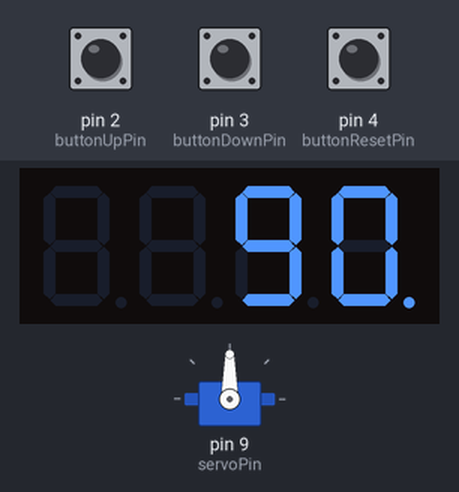
Bench run of a sketch on a simulated Arduino Uno, built with avr-gcc and run on an emulated ATmega328P. Parts: servo, 4-digit seven-segment display. The test bench sets the inputs (shaded band); at power-on: pin 2 (buttonUpPin) HIGH, pin 3 (buttonDownPin) HIGH, pin 4 (buttonResetPin) HIGH.

Above: at 1.2 s.
1.3 s: pin 2 (buttonUpPin) pulled LOW for 1 s
At 3.5 s:
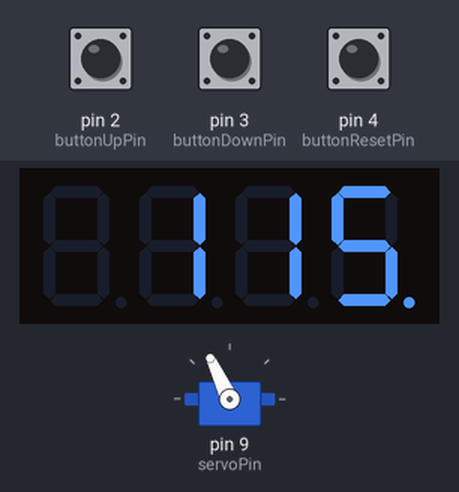
3.8 s: pin 3 (buttonDownPin) pulled LOW for 3.2 s
At 7.3 s:
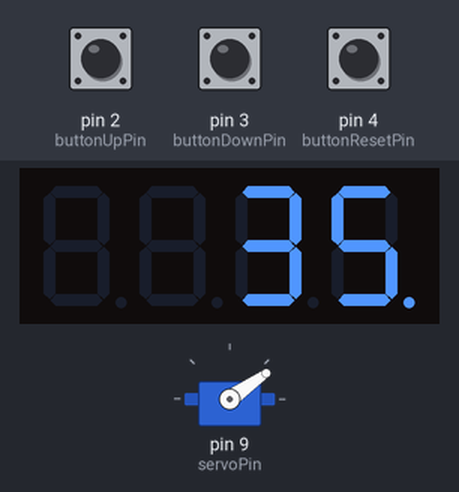
8.5 s: pin 3 (buttonDownPin) pulled LOW for 1 s
At 10.2 s:
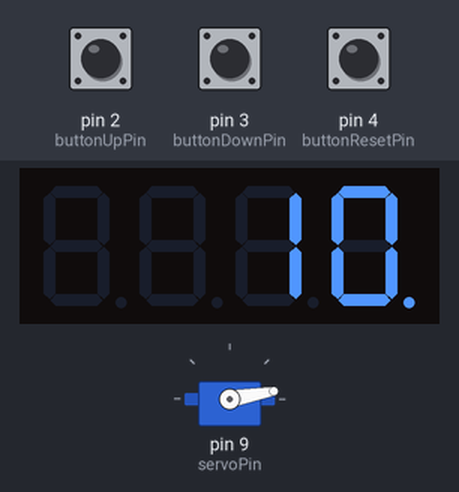
11.0 s: pin 4 (buttonResetPin) pulled LOW for 0.15 s
At 11.1 s:
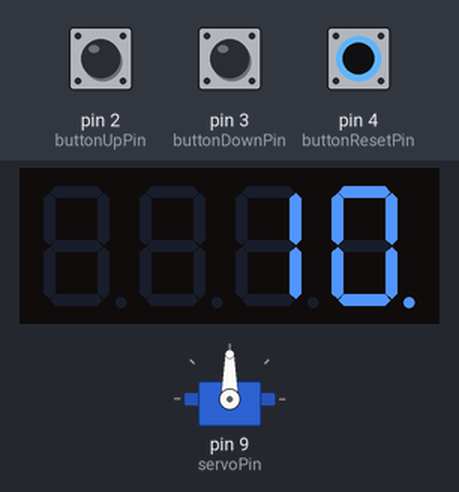
12.7 s: pin 2 (buttonUpPin) pulled LOW for 3.2 s
At 16.5 s:
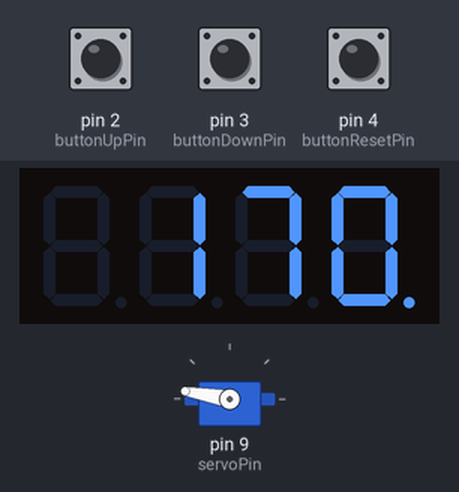
17.4 s: pin 2 (buttonUpPin) pulled LOW for 1 s
At 18.8 s:
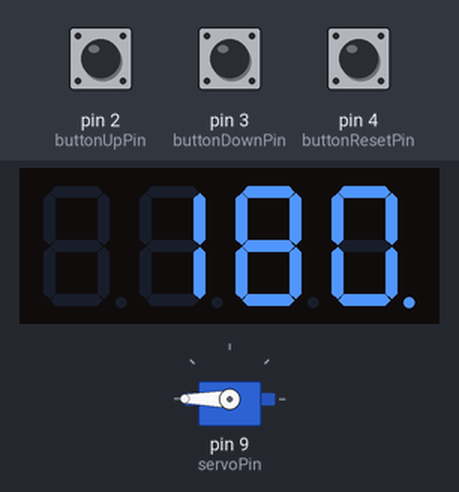
Timing chart, 0 to 20.4 s (numbered marks = the images above; inputs shaded):
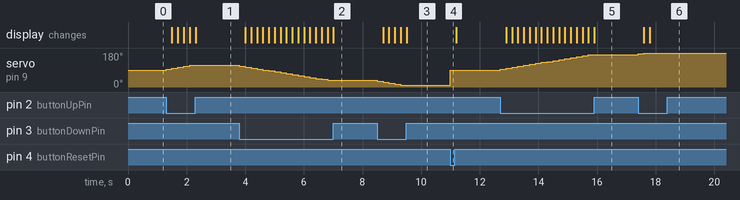

The sketch:

Servo.ino
```cpp
#include <Servo.h>      // Knihovna pro ovládání servomotoru
#include <SevSeg.h>      // Knihovna pro ovládání sedmisegmentového displeje

Servo servo;                  // Vytvoření objektu pro servomotor
SevSeg sevseg;                 // Vytvoření objektu pro sedmisegmentový displej

// Nastavení proměnných pro ovládání servomotoru a tlačítek
int servoPin = 9;              // Pin pro připojení servomotoru
int maxAngle = 180;            // Maximální úhel, do kterého může servo otočit
int minAngle = 0;              // Minimální úhel, do kterého může servo otočit
int step = 5;                  // Krok, o který se servo otočí při každém stisknutí tlačítka
int angle = 90;                // Počáteční úhel servomotoru (nastaveno na 90 stupňů)

// Nastavení pinů pro tlačítka
int buttonUpPin = 2;           // Pin pro tlačítko pro zvyšování úhlu
int buttonDownPin = 3;         // Pin pro tlačítko pro snižování úhlu
int buttonResetPin = 4;        // Pin pro tlačítko pro reset na úhel 90°

void setup() {
  servo.attach(servoPin);  // Připojení servomotoru na pin definovaný v servoPin

  // Nastavení pinů tlačítek jako vstupy s interními pull-up rezistory
  pinMode(buttonUpPin, INPUT_PULLUP);   // Tlačítko pro zvyšování úhlu
  pinMode(buttonDownPin, INPUT_PULLUP); // Tlačítko pro snižování úhlu
  pinMode(buttonResetPin, INPUT_PULLUP);// Tlačítko pro reset na 90°

  // Konfigurace sedmisegmentového displeje
  byte numDigits = 4;                           // Počet číslic na displeji
  byte digitPins[] = {5, 6, 7, 8};              // Piny pro připojení číslic na displeji
  byte segmentPins[] = {10, 11, 12, 13, A0, A1, A2}; // Piny pro připojení segmentů displeje

  // Inicializace sedmisegmentového displeje
  sevseg.begin(COMMON_CATHODE, numDigits, digitPins, segmentPins);
  sevseg.setBrightness(90);                    // Nastavení jasu displeje na 90%

  // Nastavení počátečního úhlu servomotoru a zobrazení úhlu na displeji
  servo.write(angle);                          // Nastavení serva na počáteční úhel 90°
  sevseg.setNumber(angle, 0);                  // Zobrazení počátečního úhlu na displeji
}

void loop() {
  // Kontrola, zda bylo stisknuto tlačítko pro zvýšení úhlu
  if (digitalRead(buttonUpPin) == LOW) {
    angle = min(angle + step, maxAngle);      // Zvýšení úhlu o 5°, ale ne přesahující maximální úhel
    servo.write(angle);                       // Otočení serva na nový úhel
    sevseg.setNumber(angle, 0);                // Aktualizace displeje pro zobrazení nového úhlu
    delay(200);                               // Krátká pauza, aby se stisknutí tlačítka nezpracovalo vícekrát
  }

  // Kontrola, zda bylo stisknuto tlačítko pro snížení úhlu
  if (digitalRead(buttonDownPin) == LOW) {
    angle = max(angle - step, minAngle);      // Snížení úhlu o 5°, ale ne pod minimální úhel
    servo.write(angle);                       // Otočení serva na nový úhel
    sevseg.setNumber(angle, 0);                // Aktualizace displeje pro zobrazení nového úhlu
    delay(200);                               // Krátká pauza, aby se stisknutí tlačítka nezpracovalo vícekrát
  }

  // Kontrola, zda bylo stisknuto tlačítko pro reset na úhel 90°
  if (digitalRead(buttonResetPin) == LOW) {
    angle = 90;                               // Nastavení úhlu na 90°
    servo.write(angle);                       // Otočení serva na 90°
    sevseg.setNumber(angle, 0);                // Aktualizace displeje pro zobrazení úhlu 90°
    delay(200);                               // Krátká pauza, aby se stisknutí tlačítka nezpracovalo vícekrát
  }

  sevseg.refreshDisplay();                     // Aktualizace displeje (pokud došlo k nějaké změně)
}
```

Measured:
- after the input at 1.3 s, servo on pin 9 (servoPin): moves from 90° to 115° over 0.80 s, starting at once; the display: first changes after 0.20 s (image 1 shows a later state)
- after the input at 3.8 s, servo on pin 9 (servoPin): moves from 115° to 35° over 3.0 s, starting at once; the display: first changes after 0.20 s (image 2 shows a later state)
- after the input at 8.5 s, servo on pin 9 (servoPin): moves from 35° to 10° over 0.80 s, starting at once; the display: first changes after 0.20 s (image 3 shows a later state)
- after the input at 11.0 s, servo on pin 9 (servoPin): 10° → 90° at once
- after the input at 12.7 s, servo on pin 9 (servoPin): moves from 90° to 170° over 3.0 s, starting at once; the display: first changes after 0.20 s (image 5 shows a later state)
- after the input at 17.4 s, servo on pin 9 (servoPin): 170° → 175° at once, → 180° 0.20 s later; the display: first changes after 0.20 s (image 6 shows a later state)
